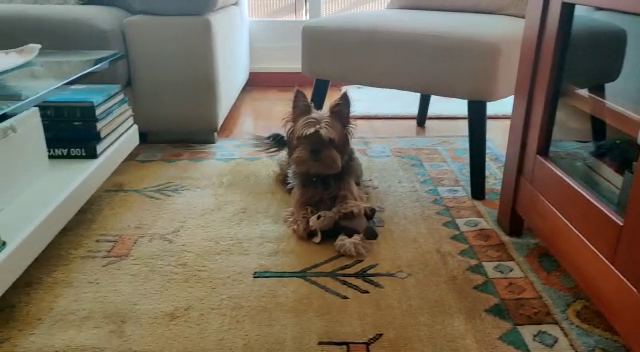
#> input picture frame 10 of week4/travi.mp4, 640 x 352 px, given in place of vdo.avi, which was not available
$ python soa_bgsubs.py
#> lines starting #> are read from the running program, lines starting #| are printed output that depends on the picture; after the words box and inside, x2 and y2 are one past the last pixel; in counts of white or black regions, pixels touching at a corner belong together
import cv2
from tqdm import trange
from bboxdetection import *
import numpy
import imageio
import os

def get_opencv_bgsubs(alg):
    # Inicialize bg segmentation class (from opencv)
    if alg == 'KNN':
        bgsubs = cv2.createBackgroundSubtractorKNN()
    elif alg == 'MOG2':
        bgsubs = cv2.createBackgroundSubtractorMOG2()
    elif alg == 'CNT':
        bgsubs = cv2.bgsegm.createBackgroundSubtractorCNT()
    elif alg == 'GMG':
        bgsubs = cv2.bgsegm.createBackgroundSubtractorGMG()
    elif alg == 'GSOC':
        bgsubs = cv2.bgsegm.createBackgroundSubtractorGSOC()
    elif alg == 'LSBP':
        bgsubs = cv2.bgsegm.createBackgroundSubtractorLSBP()
    elif alg == 'MOG':
        bgsubs = cv2.bgsegm.createBackgroundSubtractorMOG()

    return bgsubs

class BgsModel:
    # [9 lines left out: function __init__, not called in this run]

    def retVidLen(self):
        return self.vidLen

    # [80 lines left out: functions _color_space_prep, foreground_extraction, not called in this run]


if __name__ == '__main__':
    backSub = get_opencv_bgsubs('KNN')

    capture = cv2.VideoCapture("D:\MCV\M6\AICity_data\\train\S03\c010\\vdo.avi")

    if not capture.isOpened():
        print('Unable to open: D:\MCV\M6\AICity_data\\train\S03\c010\\vdo.avi')
        exit(0)
    while True:
        ret, frame = capture.read()
#> frame is the input picture: shape (352, 640, 3); mean B, G, R 90, 105.8, 114.7
        if frame is None:
            break

        fgMask = backSub.apply(frame)
#> fgMask: shape (352, 640); every value is 255

        cv2.rectangle(frame, (10, 2), (100, 20), (255, 255, 255), -1)
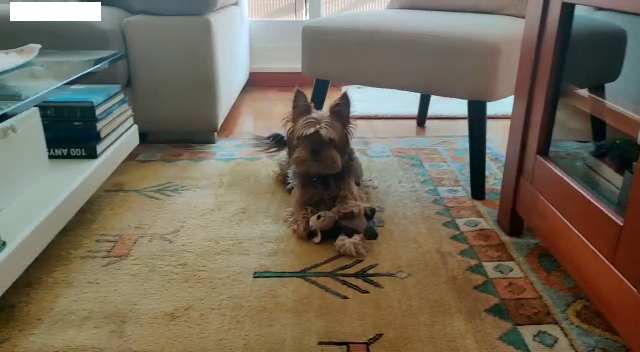
#> frame: shape (352, 640, 3); 0.77% of pixels changed, all inside (x1, y1, x2, y2) = (10, 2, 101, 21)
        cv2.putText(frame, str(capture.get(cv2.CAP_PROP_POS_FRAMES)), (15, 15),
                   cv2.FONT_HERSHEY_SIMPLEX, 0.5, (0, 0, 0))
#> frame: shape (352, 640, 3); 0.03% of pixels changed, all inside (x1, y1, x2, y2) = (18, 5, 50, 16)

        cv2.imshow('Frame', frame)
        cv2.imshow('FG Mask', fgMask)

        keyboard = cv2.waitKey(30)
#> (key Esc is pressed here)
        if keyboard == 'q' or keyboard == 27:
            break

$ run again, starting later in the video
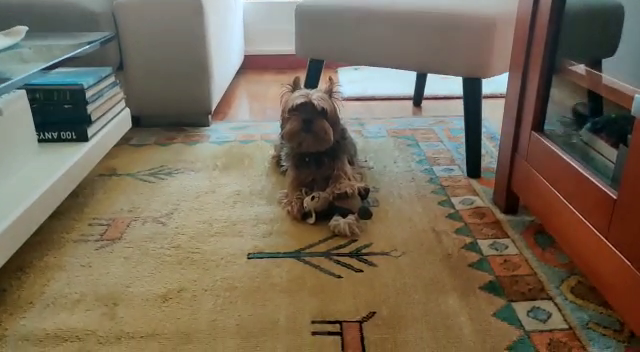
#> input picture frame 45 of week4/travi.mp4, 640 x 352 px, given in place of vdo.avi, which was not available
#> frame is the input picture: shape (352, 640, 3); mean B, G, R 88.1, 106.5, 118.2
#> fgMask: shape (352, 640); every value is 255
#> `cv2.rectangle(frame, (10, 2), (100, 20), (255, 255, 255), -1)`:
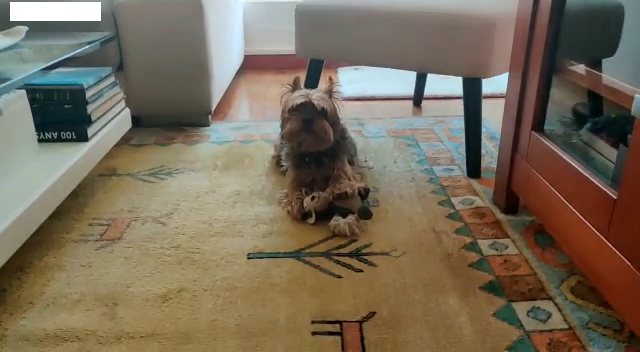
#> frame: shape (352, 640, 3); 0.77% of pixels changed, all inside (x1, y1, x2, y2) = (10, 2, 101, 21)

$ run again, starting later in the video
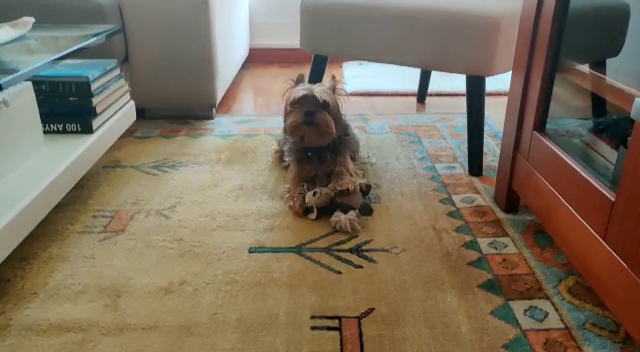
#> input picture frame 80 of week4/travi.mp4, 640 x 352 px, given in place of vdo.avi, which was not available
#> frame is the input picture: shape (352, 640, 3); mean B, G, R 93.2, 111.7, 124
#> fgMask: shape (352, 640); every value is 255
#> `cv2.rectangle(frame, (10, 2), (100, 20), (255, 255, 255), -1)`:
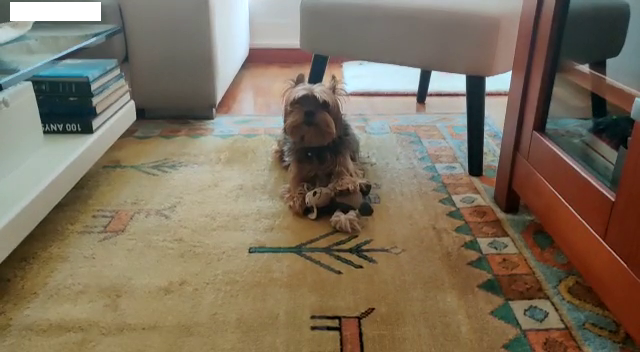
#> frame: shape (352, 640, 3); 0.77% of pixels changed, all inside (x1, y1, x2, y2) = (10, 2, 101, 21)
